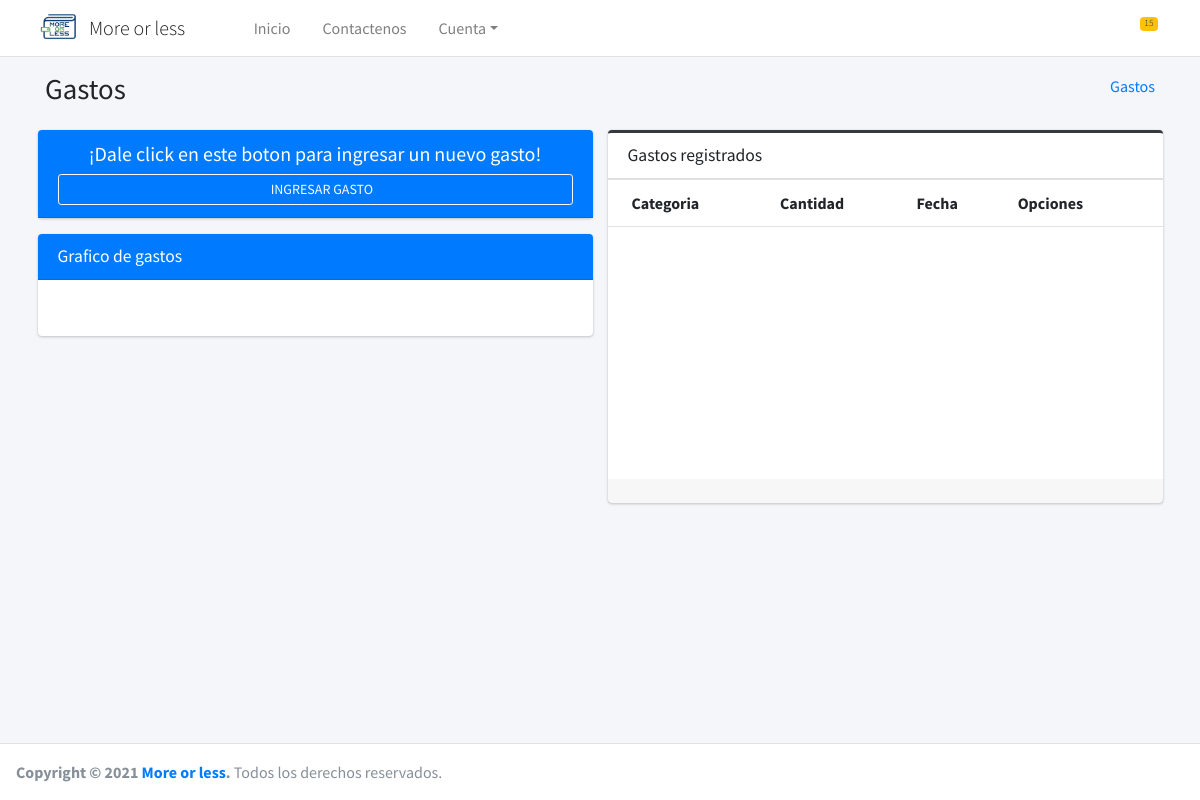
The app's page /gastos/, older data.
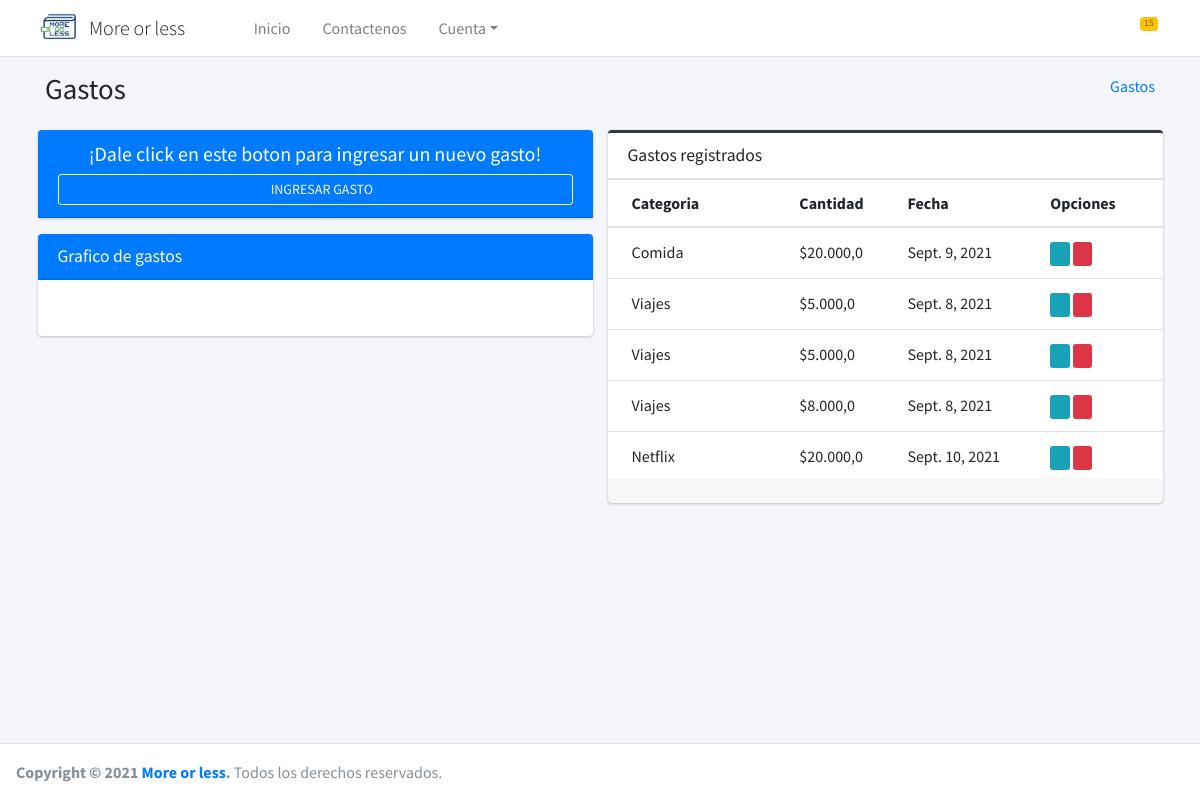
The same page, newer data.
### core/gastos/models.py (models this page shows, shortened)
class Gastos(models.Model):
    date = models.DateField(auto_now=True, verbose_name='Fecha de registro')
    amount = models.FloatField('Monto', blank=True, default=None, null=True)
    category = models.ForeignKey(Categoria, blank=True, null=True, on_delete=models.CASCADE)
    class Meta:
        verbose_name = 'Gasto'
        verbose_name_plural = 'Gastos'
        db_table = 'gastos'
        ordering = ['id']

### core/categorias/models.py (models this page shows, shortened)
class Categoria(models.Model):
    category = models.CharField(max_length=50, verbose_name='Categoria')
    def __str__(self):
        return self.category
    class Meta:
        verbose_name = 'Categoria'
        verbose_name_plural = 'Categorias'
        db_table = 'categoria'
        ordering = ['id']

### core/gastos/views.py (the view, shortened to what this page needs)
# urls.py: path('gastos/', GastosListView.as_view(), name='gastos'),
class GastosListView(ListView):
    model = Gastos
    template_name = 'gastos.html'
    @method_decorator(csrf_exempt)
    def dispatch(self, request, *args, **kwargs):
        return super().dispatch(request, *args, **kwargs)
    def obtener_reporte_gastos_sem(self):
        year = datetime.now().year
        month = datetime.now().month
        data = []
        for w in range(1, 8):
            dict_data = Gastos.objects.filter(date__year=year, date__month=month, date__week_day=w).aggregate(
                Sum('amount', output_field=FloatField()))
            if (dict_data['amount__sum'] == None):
                data.append(0)
            else:
                data.append(float(dict_data['amount__sum']))
        return data
    def get_context_data(self, **kwargs):
        context = super().get_context_data(**kwargs)
        context['reporte_gastos_sem'] = self.obtener_reporte_gastos_sem()
        context['title'] = 'Gastos registrados'
        return context

### core/gastos/templates/gastos.html (shortened to what this page needs)
{% extends 'body.html' %}
{% load static %}
{% block content %}
    <div class="content-wrapper">
        <div class="content-header">
            <div class="container">
                <div class="container-fluid">
                    <div class="row mb-2">
                        <div class="col-sm-6">
                            <h1 class="m-0">Gastos</h1>
                        </div>
                        <div class="col-sm-6">
                            <ol class="breadcrumb float-sm-right">
                                <li class="breadcrumb-item"><a href="{% url 'add' %}">Gastos</a></li>
                            </ol>
                        </div>
                    </div>
                </div>
            </div>
        </div>
        <section class="content">
            <div class="container">
                <div class="row">
                    <div class="col-12 col-sm-12 col-lg-6">
                        <div class="card card-primary">
                            <div class="card-header">
                                <h5 class="text-center">¡Dale click en este boton para ingresar un nuevo gasto!</h5>
                                <a href="{% url 'add' %}">
                                    <button type="button" class="btn btn-outline-light btn-block btn-sm"><i
                                            class="fa fa-plus"></i> INGRESAR GASTO
                                    </button>
                                </a>
                            </div>
                        </div>
                        <div class="card card-primary">
                            <div class="card-header">
                                <h3 class="card-title">Grafico de gastos</h3>
                            </div>
                            <div class="card-body">
                            </div>
                        </div>
                    </div>
                    <div class="col-md-6">
                        {% include 'list_gastos.html' %}
                    </div>
                </div>
            </div>
        </section>
    </div>
{% endblock %}

### core/gastos/templates/list_gastos.html
{% extends 'list.html' %}
{% load humanize %}
{% block columns %}
    <tr>
        <th>Categoria</th>
        <th>Cantidad</th>
        <th>Fecha</th>
        <th>Opciones</th>
    </tr>
{% endblock %}
{% block rows %}
    {% for c in object_list %}
        <tr>
            <td>{{ c.category }}</td>
            <td>${{ c.amount|intcomma }}</td>
            <td>{{ c.date }}</td>
            <td>
                <a href="{% url 'editGast' c.id %}" class="btn btn-info btn-xs"><i class="fas fa-edit"></i>
                </a>
                <a href="{% url 'deleteGast' c.id %}" class="btn btn-danger btn-xs"><i
                        class="fas fa-trash-alt"></i>
                </a>
            </td>
        </tr>
    {% endfor %}
{% endblock %}

Row changes from the older to the newer data that the page shows:
added Gastos: category "Comida", amount "20.000,0", date "Sept. 9, 2021"
added Gastos: category "Viajes", amount "5.000,0", date "Sept. 8, 2021"
added Gastos: category "Viajes", amount "5.000,0", date "Sept. 8, 2021"
added Gastos: category "Viajes", amount "8.000,0", date "Sept. 8, 2021"
added Gastos: category "Netflix", amount "20.000,0", date "Sept. 10, 2021"
